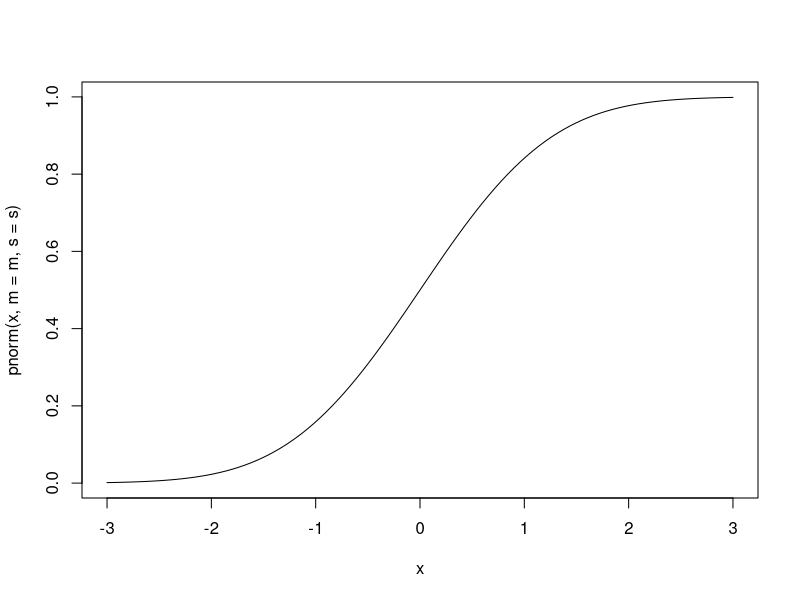
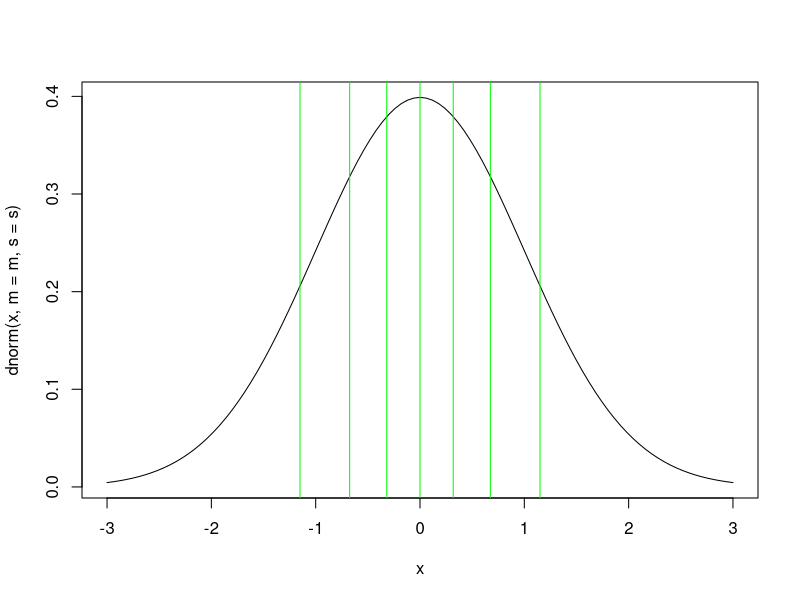
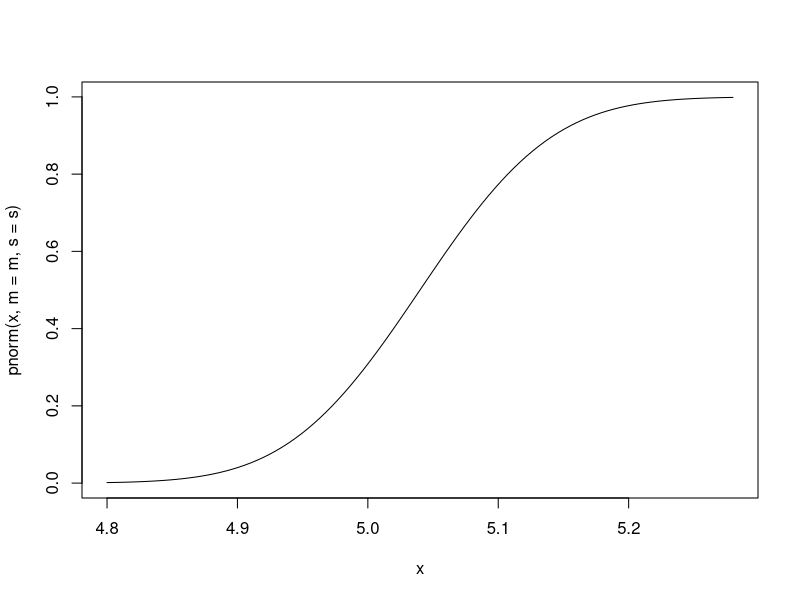
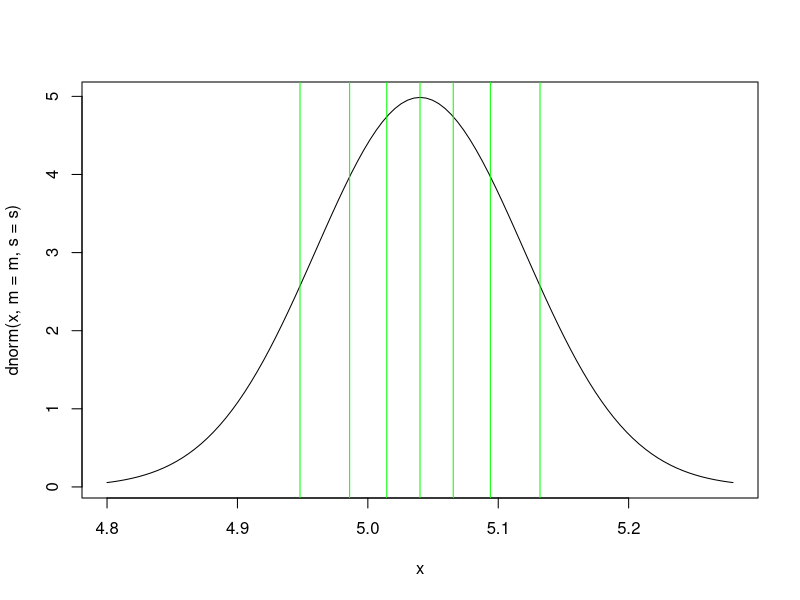

Generate these figures, in order, with R:
rm(list = ls())

cuts <- qnorm(seq(0,1,0.2), m = 0, s = 1)
cuts

#elegant way number of cut = 8
rm(list = ls())

m <- 0
s <- 1
nc <-8

(cuts <- qnorm(seq(0,1, len = nc +1), m = m, s = s))
curve(pnorm(x, m = m, s = s), m - 3 * s, m + 3 * s)
curve(dnorm(x, m = m, s = s), m - 3 * s, m + 3 * s)
#abline(v = m)
abline(v = cuts, col = "green")

#other example
rm(list = ls())

N <- 100
m <- 5.04
s <- 0.08
nc <-8

(cuts <- qnorm(seq(0,1, len = nc +1), m = m, s = s))
curve(pnorm(x, m = m, s = s), m - 3 * s, m + 3 * s)
curve(dnorm(x, m = m, s = s), m - 3 * s, m + 3 * s)
#abline(v = m)
abline(v = cuts, col = "green")

Oi <- c(12, 14, 12 , 13, 12, 11, 12, 14)
Ei <- rep((N / nc), nc)

(chisq <- sum((Oi - Ei)**2 / Ei))
pchisq(chisq, df = nc - 2 - 1, lower.tail = F)
